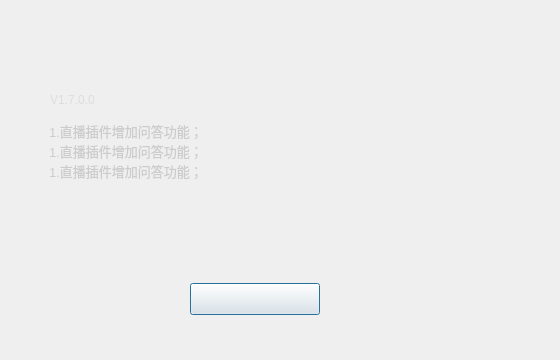
<?xml version="1.0" encoding="UTF-8"?>
<ui version="4.0">
 <class>VHUpdateTips</class>
 <widget class="QDialog" name="VHUpdateTips">
  <property name="geometry">
   <rect>
    <x>0</x>
    <y>0</y>
    <width>560</width>
    <height>360</height>
   </rect>
  </property>
  <property name="minimumSize">
   <size>
    <width>560</width>
    <height>360</height>
   </size>
  </property>
  <property name="maximumSize">
   <size>
    <width>560</width>
    <height>360</height>
   </size>
  </property>
  <property name="windowTitle">
   <string>Dialog</string>
  </property>
  <property name="styleSheet">
   <string notr="true"/>
  </property>
  <layout class="QGridLayout" name="gridLayout">
   <property name="leftMargin">
    <number>45</number>
   </property>
   <property name="topMargin">
    <number>60</number>
   </property>
   <property name="rightMargin">
    <number>50</number>
   </property>
   <property name="bottomMargin">
    <number>45</number>
   </property>
   <property name="horizontalSpacing">
    <number>0</number>
   </property>
   <property name="verticalSpacing">
    <number>10</number>
   </property>
   <item row="2" column="0" colspan="5">
    <widget class="QTextEdit" name="textEdit">
     <property name="enabled">
      <bool>false</bool>
     </property>
     <property name="sizePolicy">
      <sizepolicy hsizetype="Preferred" vsizetype="Preferred">
       <horstretch>0</horstretch>
       <verstretch>0</verstretch>
      </sizepolicy>
     </property>
     <property name="styleSheet">
      <string notr="true">padding-bottom:32;
padding-left:0;
margin-left:0;
border:0;
background-color:transparent;
color:#CCCCCC;
font: 13px &quot;宋体&quot;;
</string>
     </property>
     <property name="frameShape">
      <enum>QFrame::NoFrame</enum>
     </property>
     <property name="readOnly">
      <bool>true</bool>
     </property>
     <property name="html">
      <string>&lt;!DOCTYPE HTML PUBLIC &quot;-//W3C//DTD HTML 4.0//EN&quot; &quot;http://www.w3.org/TR/REC-html40/strict.dtd&quot;&gt;
&lt;html&gt;&lt;head&gt;&lt;meta name=&quot;qrichtext&quot; content=&quot;1&quot; /&gt;&lt;style type=&quot;text/css&quot;&gt;
p, li { white-space: pre-wrap; }
&lt;/style&gt;&lt;/head&gt;&lt;body style=&quot; font-family:'宋体'; font-size:13px; font-weight:400; font-style:normal;&quot;&gt;
&lt;p style=&quot; margin-top:0px; margin-bottom:0px; margin-left:0px; margin-right:0px; -qt-block-indent:0; text-indent:0px;&quot;&gt;&lt;span style=&quot; font-size:13px;&quot;&gt;1.直播插件增加问答功能；&lt;/span&gt;&lt;/p&gt;
&lt;p style=&quot; margin-top:0px; margin-bottom:0px; margin-left:0px; margin-right:0px; -qt-block-indent:0; text-indent:0px;&quot;&gt;&lt;span style=&quot; font-size:13px;&quot;&gt;1.直播插件增加问答功能；&lt;/span&gt;&lt;/p&gt;
&lt;p style=&quot; margin-top:0px; margin-bottom:0px; margin-left:0px; margin-right:0px; -qt-block-indent:0; text-indent:0px;&quot;&gt;&lt;span style=&quot; font-size:13px;&quot;&gt;1.直播插件增加问答功能；&lt;/span&gt;&lt;/p&gt;&lt;/body&gt;&lt;/html&gt;</string>
     </property>
    </widget>
   </item>
   <item row="3" column="3">
    <widget class="QPushButton" name="btnCloseButton">
     <property name="minimumSize">
      <size>
       <width>130</width>
       <height>32</height>
      </size>
     </property>
     <property name="maximumSize">
      <size>
       <width>130</width>
       <height>32</height>
      </size>
     </property>
     <property name="styleSheet">
      <string notr="true"/>
     </property>
     <property name="text">
      <string/>
     </property>
    </widget>
   </item>
   <item row="3" column="1">
    <widget class="QToolButton" name="toolButton">
     <property name="sizePolicy">
      <sizepolicy hsizetype="Fixed" vsizetype="Fixed">
       <horstretch>0</horstretch>
       <verstretch>0</verstretch>
      </sizepolicy>
     </property>
     <property name="minimumSize">
      <size>
       <width>130</width>
       <height>32</height>
      </size>
     </property>
     <property name="maximumSize">
      <size>
       <width>130</width>
       <height>32</height>
      </size>
     </property>
     <property name="styleSheet">
      <string notr="true"/>
     </property>
     <property name="text">
      <string/>
     </property>
     <property name="autoRaise">
      <bool>true</bool>
     </property>
    </widget>
   </item>
   <item row="1" column="1" colspan="4">
    <widget class="QLabel" name="label_version">
     <property name="styleSheet">
      <string notr="true">QLabel{
  font: 14px &quot;宋体&quot;;
color: #dddddd;
}

</string>
     </property>
     <property name="text">
      <string>V1.7.0.0</string>
     </property>
     <property name="alignment">
      <set>Qt::AlignLeading|Qt::AlignLeft|Qt::AlignVCenter</set>
     </property>
    </widget>
   </item>
   <item row="3" column="4">
    <spacer name="horizontalSpacer_2">
     <property name="orientation">
      <enum>Qt::Horizontal</enum>
     </property>
     <property name="sizeHint" stdset="0">
      <size>
       <width>167</width>
       <height>29</height>
      </size>
     </property>
    </spacer>
   </item>
   <item row="0" column="1" colspan="4">
    <widget class="QLabel" name="label">
     <property name="sizePolicy">
      <sizepolicy hsizetype="Fixed" vsizetype="Fixed">
       <horstretch>0</horstretch>
       <verstretch>0</verstretch>
      </sizepolicy>
     </property>
     <property name="minimumSize">
      <size>
       <width>130</width>
       <height>23</height>
      </size>
     </property>
     <property name="maximumSize">
      <size>
       <width>130</width>
       <height>23</height>
      </size>
     </property>
     <property name="styleSheet">
      <string notr="true">border-image: url(:/toolTip/img/toolTip/findNew.png);</string>
     </property>
     <property name="text">
      <string/>
     </property>
    </widget>
   </item>
   <item row="0" column="0">
    <widget class="QLabel" name="label_2">
     <property name="minimumSize">
      <size>
       <width>5</width>
       <height>0</height>
      </size>
     </property>
     <property name="maximumSize">
      <size>
       <width>5</width>
       <height>16777215</height>
      </size>
     </property>
     <property name="sizeIncrement">
      <size>
       <width>5</width>
       <height>0</height>
      </size>
     </property>
     <property name="baseSize">
      <size>
       <width>5</width>
       <height>0</height>
      </size>
     </property>
     <property name="text">
      <string/>
     </property>
    </widget>
   </item>
   <item row="3" column="0">
    <widget class="QLabel" name="label_4">
     <property name="minimumSize">
      <size>
       <width>5</width>
       <height>0</height>
      </size>
     </property>
     <property name="maximumSize">
      <size>
       <width>5</width>
       <height>16777215</height>
      </size>
     </property>
     <property name="sizeIncrement">
      <size>
       <width>5</width>
       <height>0</height>
      </size>
     </property>
     <property name="baseSize">
      <size>
       <width>5</width>
       <height>0</height>
      </size>
     </property>
     <property name="text">
      <string/>
     </property>
    </widget>
   </item>
   <item row="1" column="0">
    <widget class="QLabel" name="label_3">
     <property name="minimumSize">
      <size>
       <width>5</width>
       <height>0</height>
      </size>
     </property>
     <property name="maximumSize">
      <size>
       <width>5</width>
       <height>16777215</height>
      </size>
     </property>
     <property name="sizeIncrement">
      <size>
       <width>5</width>
       <height>0</height>
      </size>
     </property>
     <property name="baseSize">
      <size>
       <width>5</width>
       <height>0</height>
      </size>
     </property>
     <property name="text">
      <string/>
     </property>
    </widget>
   </item>
   <item row="3" column="2">
    <widget class="QLabel" name="label_5">
     <property name="minimumSize">
      <size>
       <width>10</width>
       <height>0</height>
      </size>
     </property>
     <property name="maximumSize">
      <size>
       <width>10</width>
       <height>16777215</height>
      </size>
     </property>
     <property name="text">
      <string/>
     </property>
    </widget>
   </item>
  </layout>
 </widget>
 <resources>
  <include location="../VhallLive/project/VhallLive.qrc"/>
 </resources>
 <connections/>
</ui>
